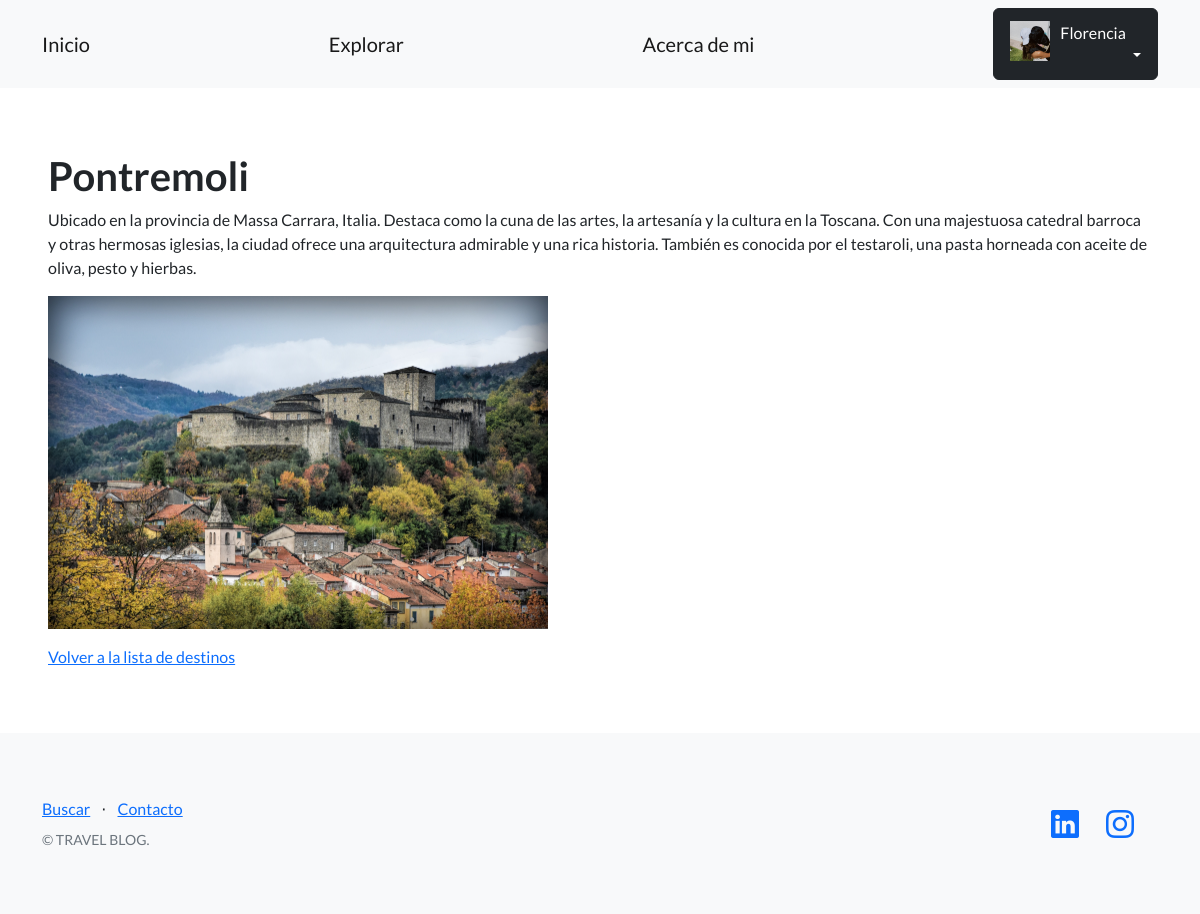
Page /blog/destino/1/ (signed in) on the committed database.
### accounts/models.py (models this page shows, shortened)
class Avatar(models.Model):
   user = models.OneToOneField(User, on_delete=models.CASCADE, null=True)
   imagen = models.ImageField(upload_to='avatares/', null=True, blank=True)

### blog/models.py (models this page shows, shortened)
class Destino(models.Model):
    nombre = models.CharField(max_length=100)
    descripcion = models.TextField()
    imagen = models.ImageField(upload_to='destinos/')
    creador = models.ForeignKey(User, on_delete=models.SET_NULL, null=True)

### blog/views.py (the view)
# urls.py: path('destino/<int:pk>/', views.destino_detail, name='destino_detail'),
def destino_detail(request, pk):
    destino = get_object_or_404(Destino, pk=pk)
    return render(request, 'blog/destino_detail.html', {'destino': destino})

### blog/templates/blog/destino_detail.html (shortened to what this page needs)
{% extends "base.html" %}
{% block contenido %}
    <h1>{{ destino.nombre }}</h1>
    <p>{{ destino.descripcion }}
    <p><img src="{{ destino.imagen.url }}" " style="max-width: 500px; height: auto;"></p>
    <a href="{% url 'lista_destinos' %}">Volver a la lista de destinos</a>
{% endblock contenido %}

### templates_base/base.html (shortened to what this page needs)
{% load static %}
<!DOCTYPE html>
<html lang="en">
    <head>
        <link href="https://cdn.jsdelivr.net/npm/bootstrap-icons@1.5.0/font/bootstrap-icons.css" rel="stylesheet" type="text/css" />
        <link href="{% static 'css/styles.css' %}" rel="stylesheet" />
    </head>
    <body>
        <nav class="navbar navbar-light bg-light static-top">
            <div class="container">
                <a class="navbar-brand" href="{% url 'home' %}">Inicio</a>
                <a class="navbar-brand" href="{% url 'pages' %}">Explorar</a>
                <a class="navbar-brand" href="{% url 'about' %}">Acerca de mi</a>
                {% if user.is_authenticated %}
                <div class="dropdown">
                    <button class="btn btn-dark dropdown-toggle" type="button" id="dropdownMenuButton1" data-bs-toggle="dropdown" aria-expanded="false">
                        <div style="display: inline-flex;">
                            <img src="{{user.avatar.imagen.url}}" style="max-width:40px;margin-right: 10px;">
                            <span>{{ user.username }}</span>
                        </div>
                    </button>
                </div>
                {% else %}
                <a class="btn btn-dark" href="{% url 'login' %}">Inicio sesión</a>
                <a class="btn btn-dark" href="{% url 'sign_up' %}">Registro</a>
                {% endif %}
            </div>
        </nav>
        <section style="padding:4rem 3rem;">
            {% block contenido %}
            {% endblock contenido %}
        </section>
        <footer class="footer bg-light">
            <div class="container">
                <div class="row">
                    <div class="col-lg-6 h-100 text-center text-lg-start my-auto">
                        <ul class="list-inline mb-2">
                            <li class="list-inline-item"><a href="{% url 'search_results' %}">Buscar</a></li>
                            <li class="list-inline-item">⋅</li>
                            <li class="list-inline-item"><a href="{% url 'contacto' %}">Contacto</a></li>
                        </ul>
                        <p class="text-muted small mb-4 mb-lg-0">&copy; TRAVEL BLOG.</p>
                    </div>
                    <div class="col-lg-6 h-100 text-center text-lg-end my-auto">
                        <ul class="list-inline mb-0">
                            <li class="list-inline-item me-4">
                                <a href="https://www.linkedin.com/in/fvillarcorbo"><i class="bi-linkedin fs-3"></i></a>
                            </li>
                            <li class="list-inline-item me-4">
                                <a href="https://www.instagram.com/florivillar"><i class="bi-instagram fs-3"></i></a>
                            </li>
                        </ul>
                    </div>
                </div>
            </div>
        </footer>
    </body>
</html>

### rows in the picture
Destino: nombre "Pontremoli", descripcion "Ubicado en la provincia de Massa Carrara, Italia. Destaca como la cuna de las artes, la artesanía y la cultura en la Toscana. Con una majestuosa catedral barroca y otras hermosas iglesias, la ciudad ofrece una arquitectura admirable y una rica historia. También es conocida por el testaroli, una pasta horneada con aceite de oliva, pesto y hierbas.", imagen (picture)

### other values in the picture
{{ user.username }} "Florencia"
